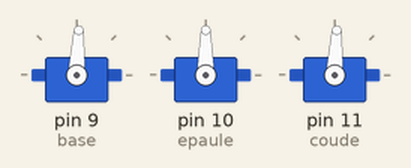
The sketch below on a simulated Arduino Uno, built with avr-gcc and run on an emulated ATmega328P. Shown: 3 × servo.

Above: at 1.05 s.
At 2.05 s:
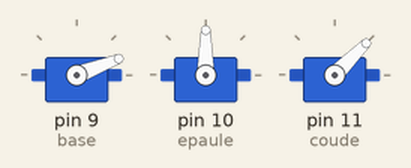
At 3.1 s:
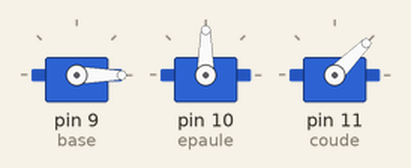
At 5.15 s:
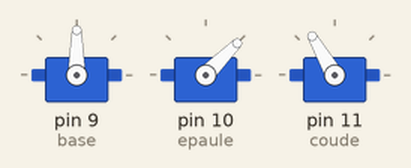
At 7.2 s:
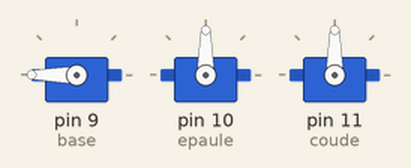
At 9.3 s:
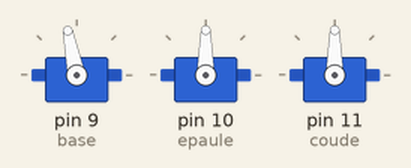
Timing chart, 0 to 14.0 s (numbered marks = the images above):
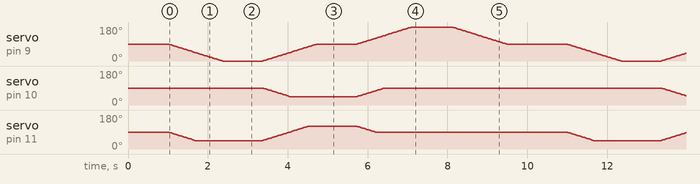

The sketch:

bras_robotique.ino
```cpp
#include <Servo.h>

Servo base, epaule, coude;
int posBase = 90, posEpaule = 90, posCoude = 90;

// Déplace les 3 servos pas à pas vers les angles demandés
void deplacer(int cibleBase, int cibleEpaule, int cibleCoude) {
  while (posBase != cibleBase || posEpaule != cibleEpaule || posCoude != cibleCoude) {
    if (posBase < cibleBase) posBase++;
    else if (posBase > cibleBase) posBase--;

    if (posEpaule < cibleEpaule) posEpaule++;
    else if (posEpaule > cibleEpaule) posEpaule--;

    if (posCoude < cibleCoude) posCoude++;
    else if (posCoude > cibleCoude) posCoude--;

    base.write(posBase);
    epaule.write(posEpaule);
    coude.write(posCoude);
    delay(15);
  }
}

void setup() {
  base.attach(9);
  epaule.attach(10);
  coude.attach(11);
  base.write(posBase);
  epaule.write(posEpaule);
  coude.write(posCoude);
  delay(1000);
}

void loop() {
  deplacer(0, 90, 45);    // Position 1
  delay(1000);
  deplacer(90, 45, 120);  // Position 2
  delay(1000);
  deplacer(180, 90, 90);  // Position 3
  delay(1000);
  deplacer(90, 90, 90);   // Retour à la position de départ
  delay(1500);
}
```
